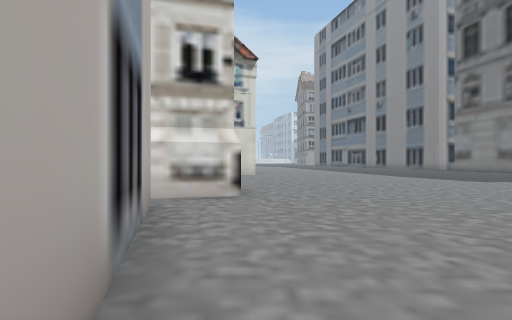
View 1 (above)

18 first-person views from a walk through a 3-D level made in the Unity game engine. The camera is 1.3 m above the floor, looks level and sees 80° across. The floor is counted in squares, 2 m on a side. Each view is taken from the middle of a square. On the plan, view 1 faces up. The plan holds only what a view shows up to about 10 squares ahead; the rest is blank. The place goes on beyond the plan. The player character is not drawn.

View 2
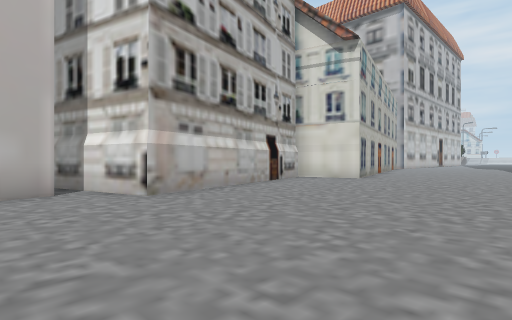

View 3
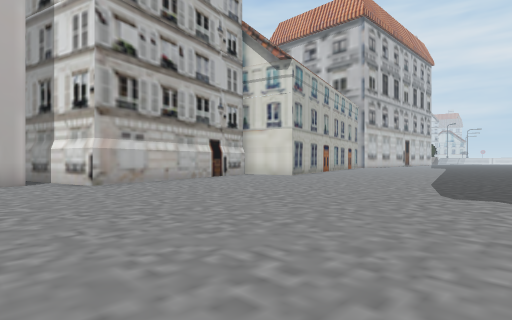

View 4
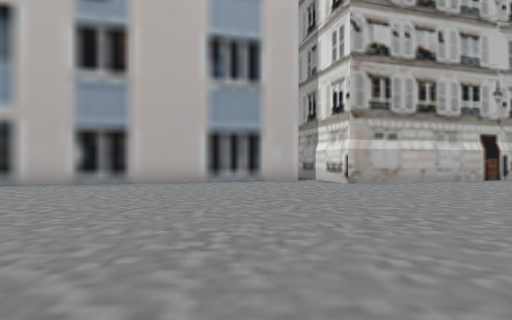

View 5
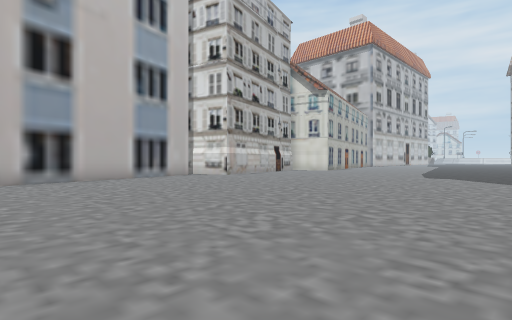

View 6
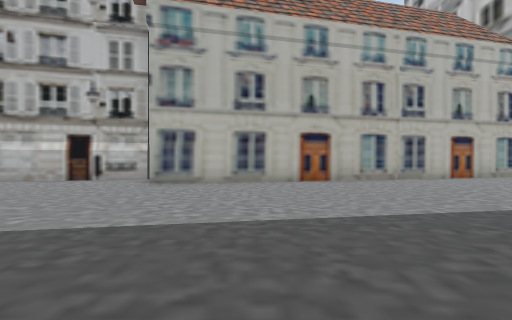

View 7
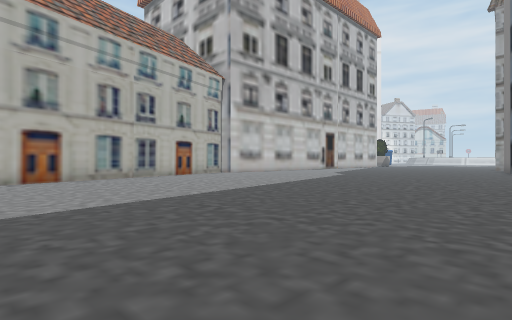

View 8
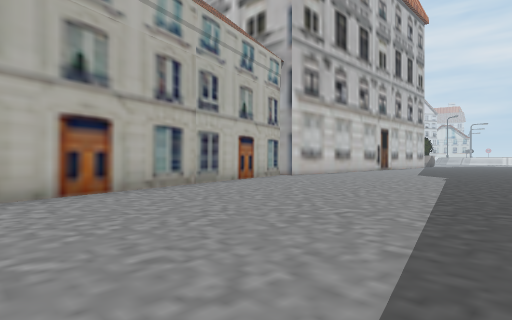

View 9
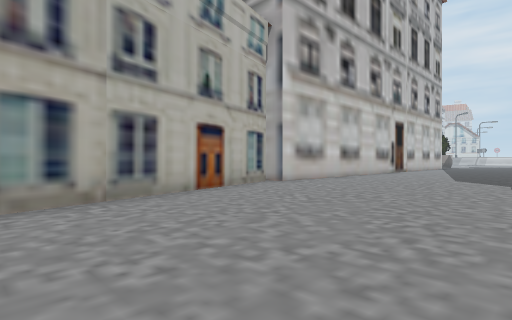

View 10
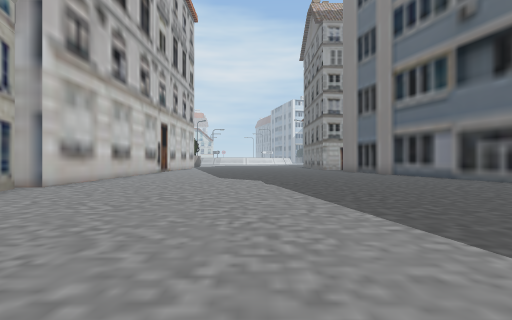

View 11
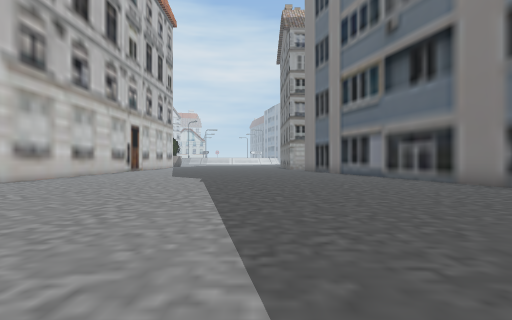

View 12
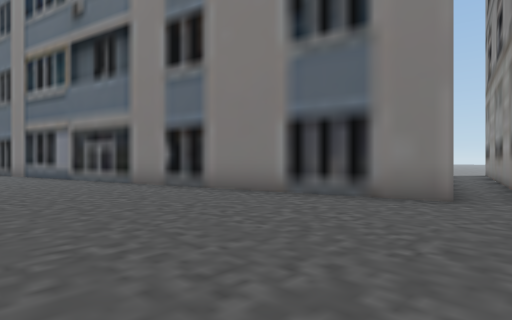

View 13
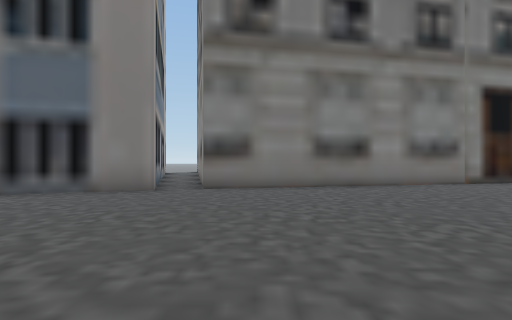

View 14
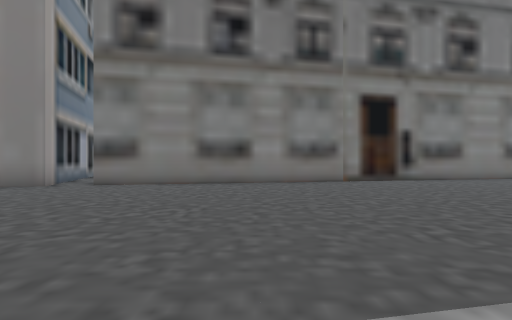

View 15
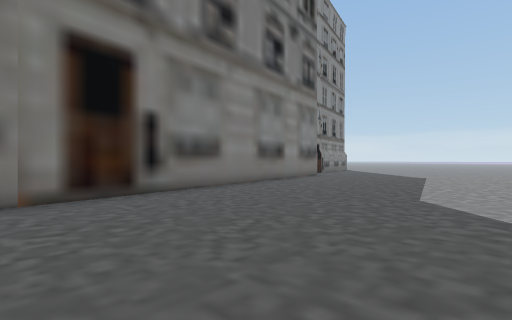

View 16
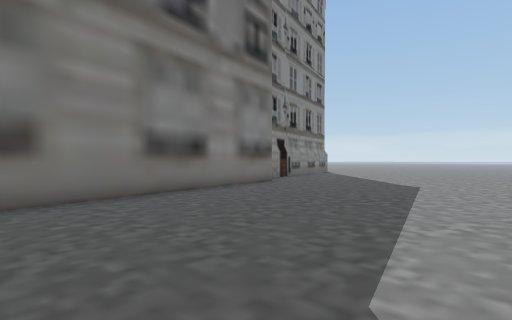

View 17
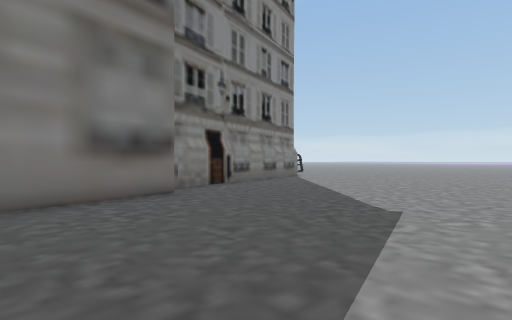

View 18
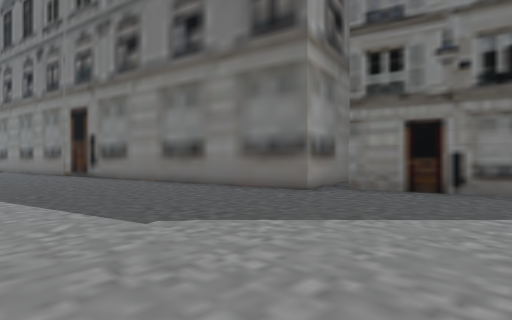

### Floor plan
Key: @ floor where view 1 was taken; # wall or solid block; . floor; B building.
Columns run from 4 left of view 1 to 18 right of it. Each row starts with its distance up from view 1.
 29  #...........#
 28  #...........##
 27 ##............#
 26  .............#
 25 #.............##
 24 ##.............#
 23  #.............#
 22  #.............#
 21  ##............##
 20   #.............####...
 19   #.................###
 18   #.............#####
 17   ##............##
 16    #.............#
 15    #.............#
 14    #.............#
 13    #.............#
 12   B..............##
 11   B...............#
 10   B...............#
  9   B...............#
  8    B..............##
  7    B...............#
  6    B...............#
  5 BBB................#
  4   #................#
  3   ##...............##
  2    #................###
  1    #................##B
  0    #@...............BB
 -1    ##................B
 -2     #................B
 -3     #.   ............B

Where each view was taken, in squares from view 1:
view 1: 0 up, 0 right, facing up
view 2: 3 up, 5 right, facing up-left
view 3: 3 up, 8 right, facing up-left
view 4: 3 up, 8 right, facing left
view 5: 3 down, 10 right, facing up-left
view 6: 16 up, 8 right, facing left
view 7: 16 up, 9 right, facing up-left
view 8: 16 up, 5 right, facing up-left
view 9: 19 up, 3 right, facing up-left
view 10: 19 up, 2 right, facing up
view 11: 18 up, 4 right, facing up
view 12: 18 up, 6 right, facing up-right
view 13: 17 up, 5 right, facing right
view 14: 14 up, 4 right, facing right
view 15: 12 up, 8 right, facing down-right
view 16: 8 up, 9 right, facing down-right
view 17: 4 up, 10 right, facing down-right
view 18: 3 down, 10 right, facing up-right
